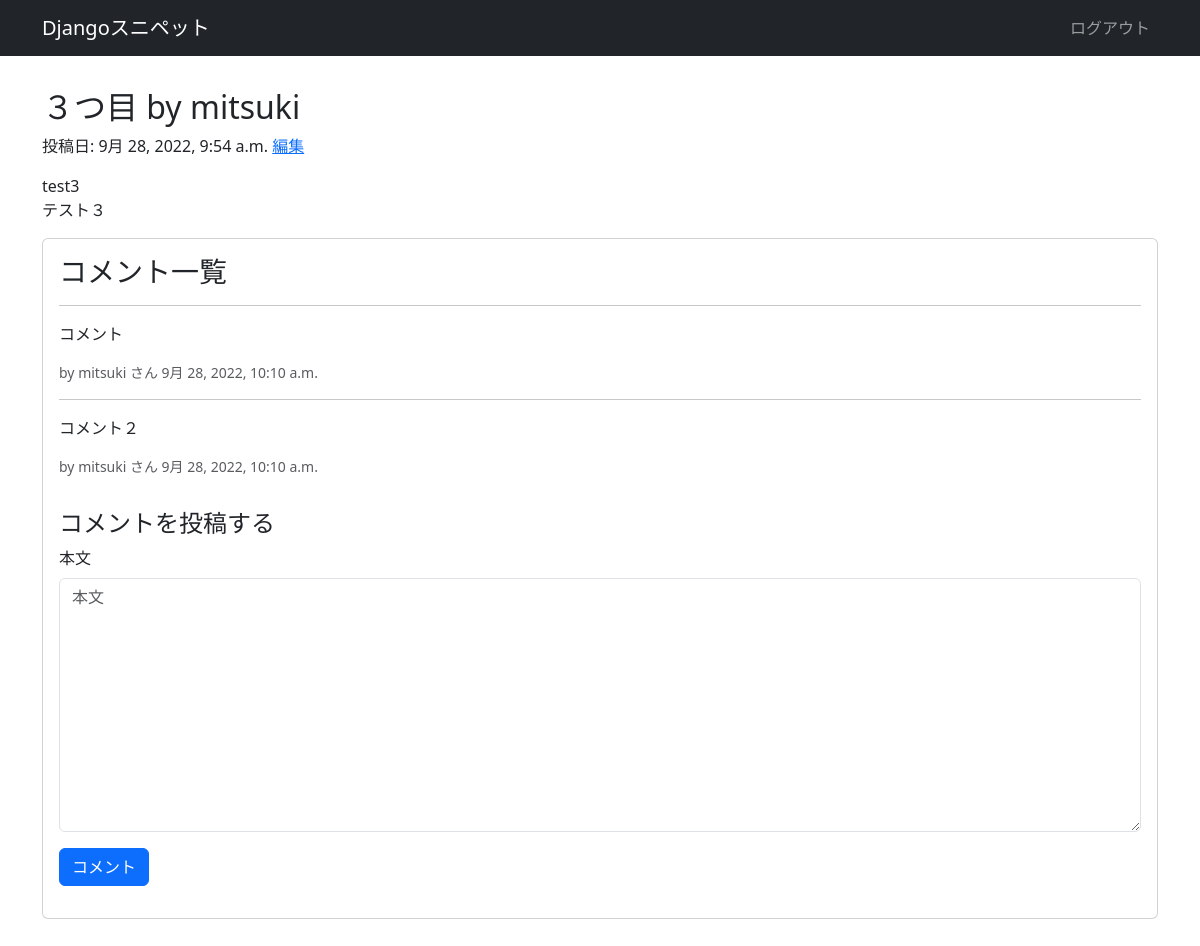
/snippets/3/ (signed in), run on the app's committed database.
### snippets/models.py (models this page shows, shortened)
class Snippet(models.Model):
    title = models.CharField('タイトル', max_length=128)
    code = models.TextField('コード', blank=True)
    description = models.TextField('説明', blank=True)
    created_by = models.ForeignKey(settings.AUTH_USER_MODEL,
                                   verbose_name="投稿者",
                                   on_delete=models.CASCADE)
    created_at = models.DateTimeField("投稿日", auto_now_add=True)
    updated_at = models.DateTimeField("更新日", auto_now=True)
    class Meta:
        db_table = 'snippets'

class Comment(models.Model):
    text = models.TextField("本文", blank=False)
    commented_at = models.DateTimeField("投稿日", auto_now_add=True)
    commented_to = models.ForeignKey(Snippet, verbose_name="スニペット",
                                     on_delete=models.CASCADE)
    commented_by = models.ForeignKey(settings.AUTH_USER_MODEL,
                                     verbose_name="投稿者",
                                     on_delete=models.CASCADE)
    class Meta:
        db_table = 'comments'

### snippets/views.py (the view)
# urls.py: path("<int:snippet_id>/", views.snippet_detail, name="snippet_detail"),
@login_required
def snippet_detail(request, snippet_id):
    snippet = get_object_or_404(Snippet, pk=snippet_id)
    comments = Comment.objects.filter(commented_to=snippet_id).all()
    comment_form = CommentForm()
    return render(request, "snippets/snippet_detail.html", {
        'snippet': snippet,
        'comments': comments,
        'comment_form': comment_form,
    })

### snippets/forms.py
class CommentForm(forms.ModelForm):
    class Meta:
        model = Comment
        fields = ('text', )

### snippets/templates/snippets/snippet_detail.html (shortened to what this page needs)
{% extends "base.html" %}
{% load pygmentize %}
{% load django_bootstrap5 %}
{% block main %}
<h2>{{ snippet.title }} by {{ snippet.created_by.username }}</h2>
<div class="snippet-date">
    投稿日: {{ snippet.created_at|date:"DATETIME_FORMAT" }}
    {% if user.is_authenticated and snippet.created_by_id == user.id %}
    <a href="{% url 'snippet_edit' snippet.id %}">編集</a>
    {% endif %}
</div>
<div class="source-code">
    {{ snippet.code|pygmentize:"python3" }}
</div>
<p>{{ snippet.description }}</p>
<div class="card">
    <div class="card-body">
        <h3 class="card-title">コメント一覧</h3>
        {% if comments %}
        {% for c in comments %}
        <hr/>
        <p class="card-text">{{ c.text }}</p>
        <small class="text-muted">by {{ c.commented_by.username }} さん {{ c.commented_at|date:"DATETIME_FORMAT" }}</small>
        {% endfor %}
        {% else %}
        <p>コメントはありません。</p>
        {% endif %}
    </div>
    {% if user.is_authenticated %}
    <div class="card-body">
        <h4 class="card-title">コメントを投稿する</h4>
        <form method="post" action="{% url 'comment_new' snippet.id %}">
            {% bootstrap_form comment_form %}
            {% bootstrap_button button_type="submit" content="コメント" %}
        </form>
    </div>
    {% endif %}
</div>
{% endblock %}

### snippets/static/snippets/css/style.css (style rules this page uses)
.snippet-date { margin-bottom: 1rem; }

### data on the page
Snippet: title "３つ目", created_by.username "mitsuki", created_at "9月 28, 2022, 9:54 a.m.", code|pygmentize "test3", description "テスト３"
Comment: text "コメント", commented_by.username "mitsuki", commented_at "9月 28, 2022, 10:10 a.m."
Comment: text "コメント２", commented_by.username "mitsuki", commented_at "9月 28, 2022, 10:10 a.m."
